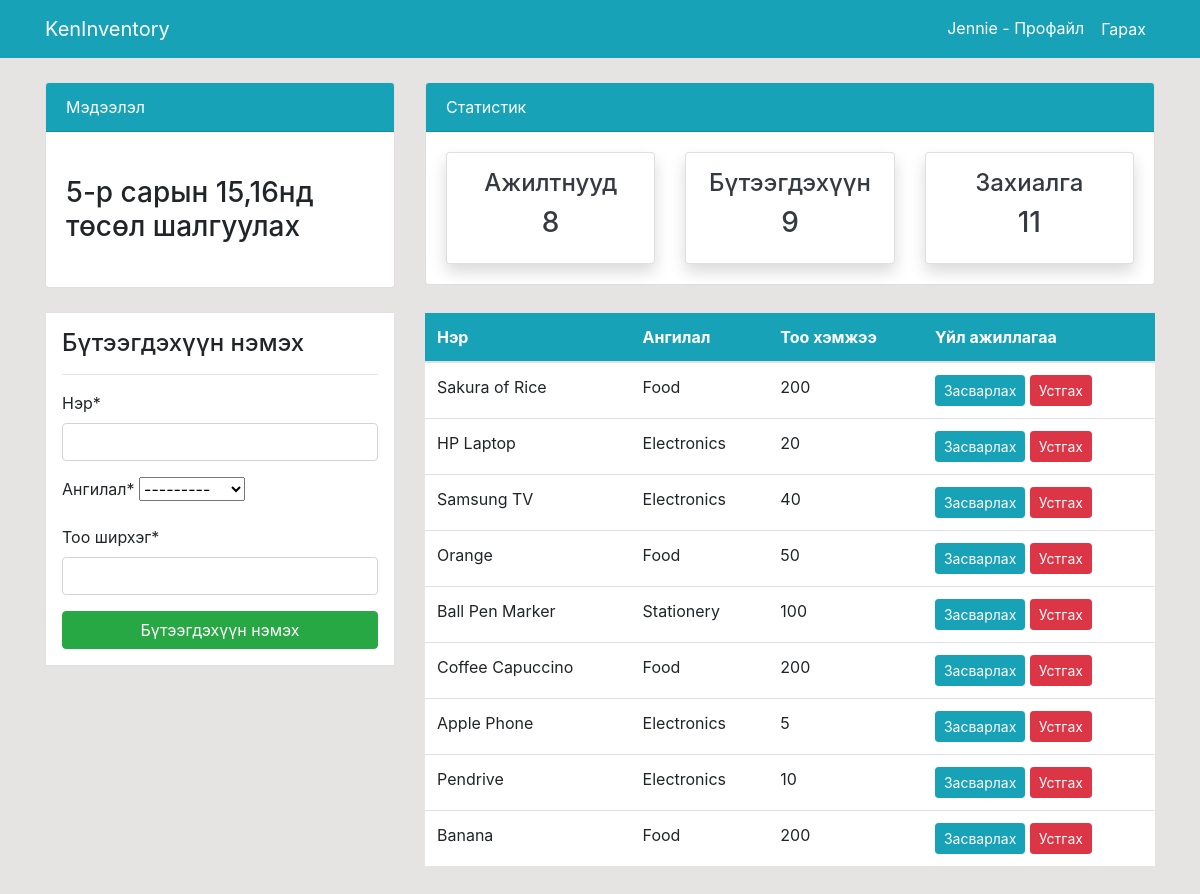
The app's page /product/ (signed in) with its own data.
### dashboard/models.py (models this page shows, shortened)
class Product(models.Model):
    name = models.CharField(max_length=100, null= True)
    category = models.CharField(max_length=20, choices=CATEGORY, null = True)
    quantity = models.PositiveIntegerField(null= True)
    class Meta:
        verbose_name_plural = 'Product'

### dashboard/views.py (the view)
# urls.py: path('product/', views.product, name='dashboard-product'),
@login_required
def product(request):
    items = Product.objects.all()
    products_count = items.count()
    workers_count = User.objects.all().count()
    orders_count = Order.objects.all().count()
    if request.method == 'POST':
        form = ProductForm(request.POST)
        if form.is_valid():
            form.save()
            product_name = form.cleaned_data.get('name')
            messages.success(request, f'{product_name} - амжилттай нэмэгдсэн!')
            return redirect('dashboard-product')
    else:
        form = ProductForm()
    context = {
        'items': items,
        'form': form,
        'workers_count': workers_count,
        'orders_count': orders_count,
        'product_count': products_count,
    }
    return render(request, 'dashboard/product.html', context)

### dashboard/forms.py
class ProductForm(forms.ModelForm):
    class Meta:
        model = Product
        fields = ['name','category','quantity']
        labels = {
            'name': 'Нэр',
            'category': 'Ангилал',
            'quantity': 'Тоо ширхэг',
        }

### templates/dashboard/product.html (shortened to what this page needs)
{% extends  'partials/base.html' %}
{% load crispy_forms_tags %}
{% block content %}
{% include 'partials/topnav.html' %}
    <div class="container">
        <div class="row my-4">
            <div class="col-md-4">
                <div class="border bg-white p-3">
                    <h4>Бүтээгдэхүүн нэмэх</h4>
                    <hr>
                    <form method="POST">
                        {{ form|crispy }}
                        <input class="btn btn-success btn-block" type="submit" value="Бүтээгдэхүүн нэмэх">
                    </form>
                </div>
            </div>
            <div class="col-md-8">
                <table class="table bg-white">
                    <thead class="bg-info">
                        <tr class="text-white">
                            <th scope="col">Нэр</th>
                            <th scope="col">Ангилал</th>
                            <th scope="col">Тоо хэмжээ</th>
                            <th scope="col">Үйл ажиллагаа</th>
                        </tr>
                    </thead>
                    <tbody>
                        {% for item in items %}
                        <tr>
                            <td>{{ item.name }}</td>
                            <td>{{ item.category}}</td>
                            <td>{{ item.quantity}}</td>
                            <td>
                                <a class="btn btn-info btn-sm" href="{% url 'dashboard-product-update' item.id  %}">Засварлах</a>
                                <a class="btn btn-danger btn-sm" href="{% url 'dashboard-product-delete' item.id  %}">Устгах</a>
                            </td>
                        </tr>
                        {% endfor %}
                    </tbody>
                </table>
            </div>
        </div>
    </div>
{% endblock %}

### templates/partials/base.html (shortened to what this page needs)
{% load static %}
<!doctype html>
<html lang="en">
  <head>
    <link rel="stylesheet" href="https://cdn.jsdelivr.net/npm/bootstrap@4.6.2/dist/css/bootstrap.min.css">
    <link rel="stylesheet" href="{% static 'style.css' %}">
  </head>
  <body>
    {% include 'partials/nav.html' %}
    {% block content %}
    {% endblock %}
  </body>
</html>

### templates/partials/nav.html (shortened to what this page needs)
<nav class="navbar navbar-expand-lg navbar-info bg-info">
    <div class="container">
        {% if user.is_authenticated %}
        <a class="navbar-brand text-white" href="{% url 'dashboard-index' %}">KenInventory</a>
        <div class="collapse navbar-collapse" id="navbarSupportedContent">
            <ul class="navbar-nav ml-auto">
                <li class="nav-item active">
                    <a class="nav-link text-white" href="{% url 'user-profile' %}">{{ user.username }}  - Профайл
                        <span class="sr-only">(current)</span></a>
                </li>
                <li class="nav-item">
                    <form method="POST" action="{% url 'user-logout' %}">
                        <button type="submit" class="nav-link btn btn-link text-white" ;>Гарах</button>
                    </form>
                </li>
            </ul>
            {% endif %}
        </div>
    </div>
</nav>

### templates/partials/topnav.html (shortened to what this page needs)
  <div class="container">
    <div class="row mt-4">
        <div class="col-md-4">
            <div class="card">
                <div class="card-header bg-info text-white">
                    Мэдээлэл
                </div>
                <div class="card-body">
                    <marquee behavior="" direction="">
                        <h3 class="my-4">5-р сарын 15,16нд төсөл шалгуулах</h3>
                    </marquee>
                </div>
            </div>
        </div>
        <div class="col-md-8">
            <div class="card">
                <div class="card-header bg-info text-white">
                    Статистик
                </div>
                <div class="card-body">
                    <div class="row">
                        <div class="col-md-4">
                            <a class="text-decoration-none text-dark" href="{% url 'dashboard-staff' %}">
                                <div class="card my-card shadow text-center p-3">
                                    <h4>Ажилтнууд </h4>
                                    <h3>{{ workers_count }}</h3>
                                </div>
                            </a>
                        </div>
                        <div class="col-md-4">
                            <a class="text-decoration-none text-dark" href="{% url 'dashboard-product' %}">
                                <div class="card my-card shadow text-center p-3">
                                    <h4>Бүтээгдэхүүн </h4>
                                    <h3>{{ product_count }}</h3>
                                </div>
                            </a>
                        </div>
                        <div class="col-md-4">
                            <a class="text-decoration-none text-dark" href="{% url 'dashboard-order' %}">
                                <div class="card my-card shadow text-center p-3">
                                    <h4>Захиалга </h4>
                                    <h3>{{ orders_count }}</h3>
                                </div>
                            </a>
                        </div>
                    </div>
                </div>
            </div>
        </div>
    </div>
</div>

### static/style.css (style rules this page uses)
body { background: rgb(230, 227, 227); }

### records on screen
Product: name "Sakura of Rice", category "Food", quantity "200"
Product: name "HP Laptop", category "Electronics", quantity "20"
Product: name "Samsung TV", category "Electronics", quantity "40"
Product: name "Orange", category "Food", quantity "50"
Product: name "Ball Pen Marker", category "Stationery", quantity "100"
Product: name "Coffee Capuccino", category "Food", quantity "200"
Product: name "Apple Phone", category "Electronics", quantity "5"
Product: name "Pendrive", category "Electronics", quantity "10"
Product: name "Banana", category "Food", quantity "200"

### other values on screen
{{ user.username }} "Jennie"
{{ workers_count }} "8"
{{ product_count }} "9"
{{ orders_count }} "11"
